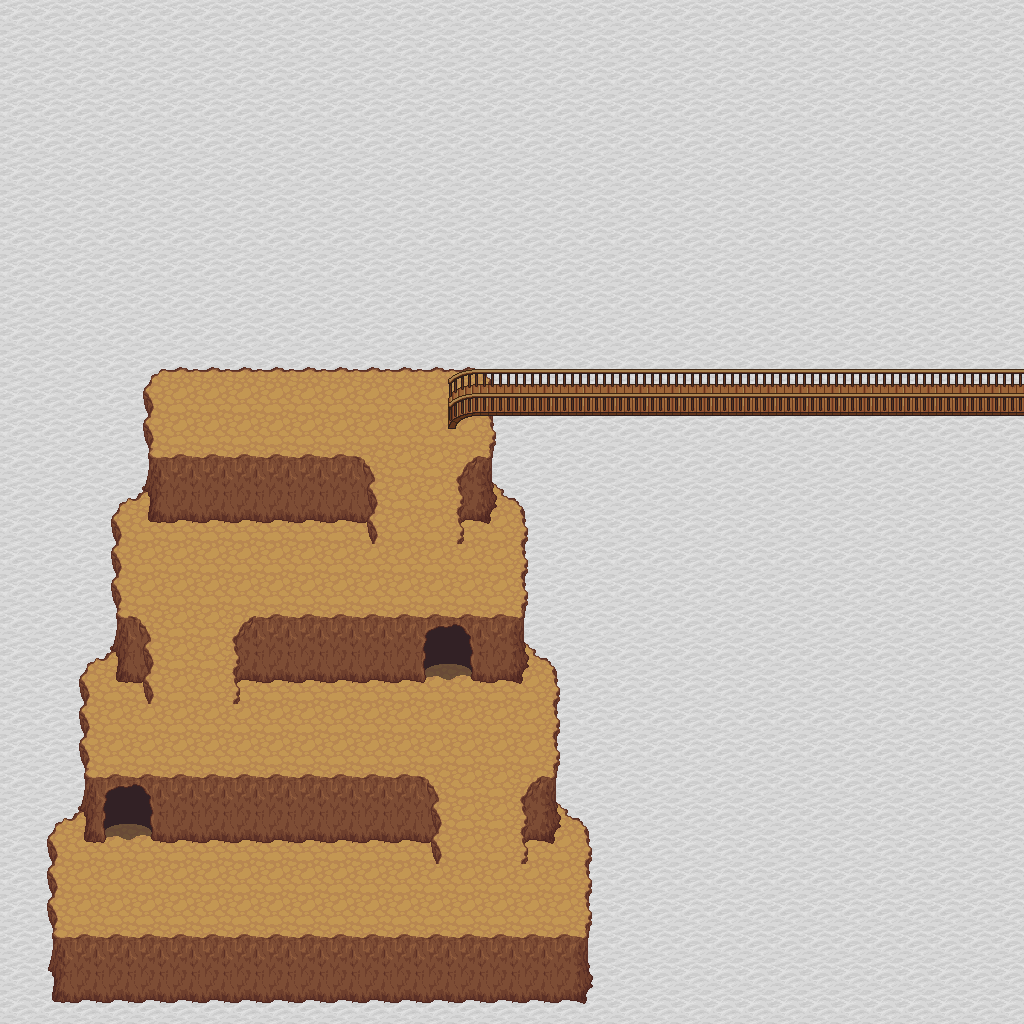

Below is a game level as drawn by its tile map, then a one-line description and the .tmx that defines it (tile-layer data replaced by summaries):
An orthogonal 32x32 tile map with 32x32 px tiles, 3 tile layers (background, fringe, object), 1 hidden layer not drawn, 4 tilesets and 5 objects (3x event, 2x enemy).

<map height="32" orientation="orthogonal" renderorder="right-down" tileheight="32" tilewidth="32" version="1.0" width="32">
 <properties>
  <property name="music" value="music/snow_about_a_castle.ogg" />
  <property name="tileset" value="tilesetdefs/snowmt.txt" />
  <property name="title" value="Snow Mountain" />
 </properties>
 <tileset firstgid="1" name="tiled_collision" tileheight="32" tilewidth="32">
  <image height="32" source="tiled_collision.png" width="480" />
 </tileset>
 <tileset firstgid="16" name="generic_background" tileheight="32" tilewidth="32">
  <image height="832" source="generic_background.png" width="864" />
 </tileset>
 <tileset firstgid="718" name="small_objects" tileheight="64" tilewidth="32">
  <image height="512" source="small_objects.png" width="671" />
 </tileset>
 <tileset firstgid="878" name="outside_objects" tileheight="128" tilewidth="32">
  <image height="768" source="outside_objects.png" width="672" />
 </tileset>
 <layer height="32" name="background" width="32">
  <data>[1024 cells, 1012 non-empty, 6 distinct tile ids]</data>
 </layer>
 <layer height="32" name="fringe" width="32">
  <data>[1024 cells, 101 non-empty, 18 distinct tile ids]</data>
 </layer>
 <layer height="32" name="object" width="32">
  <data>[1024 cells, 31 non-empty, 7 distinct tile ids]</data>
 </layer>
 <layer height="32" name="collision" visible="0" width="32">
  <data>[1024 cells, 166 non-empty, 1 distinct tile ids]</data>
 </layer>
 <objectgroup name="enemy">
  <object height="64" name="2 Ranged Cultists" type="enemy" width="192" x="96" y="704">
   <properties>
    <property name="level" value="2,2" />
    <property name="number" value="2,2" />
   <property name="category" value="ranged" /></properties>
  </object>
  <object height="64" name="2 Melee Cultists" type="enemy" width="128" x="448" y="864">
   <properties>
    <property name="level" value="2,2" />
    <property name="number" value="2,2" />
   <property name="category" value="melee" /></properties>
  </object>
 </objectgroup>
 <objectgroup name="event">
  <object height="64" name="Teleport to Snow4" type="event" width="64" x="96" y="800">
   <properties>
    <property name="intermap" value="maps/snow4.txt,29,30" />
   <property name="activate" value="on_trigger" /></properties>
  </object>
  <object height="32" name="Teleport to Snow6" type="event" width="32" x="992" y="384">
   <properties>
    <property name="intermap" value="maps/snow6.txt,1,4" />
   <property name="activate" value="on_trigger" /></properties>
  </object>
  <object height="64" name="Teleport to SnowB" type="event" width="64" x="416" y="640">
   <properties>
    <property name="intermap" value="maps/snowb.txt,17,30" />
   <property name="activate" value="on_trigger" /></properties>
  </object>
 </objectgroup>
</map>
